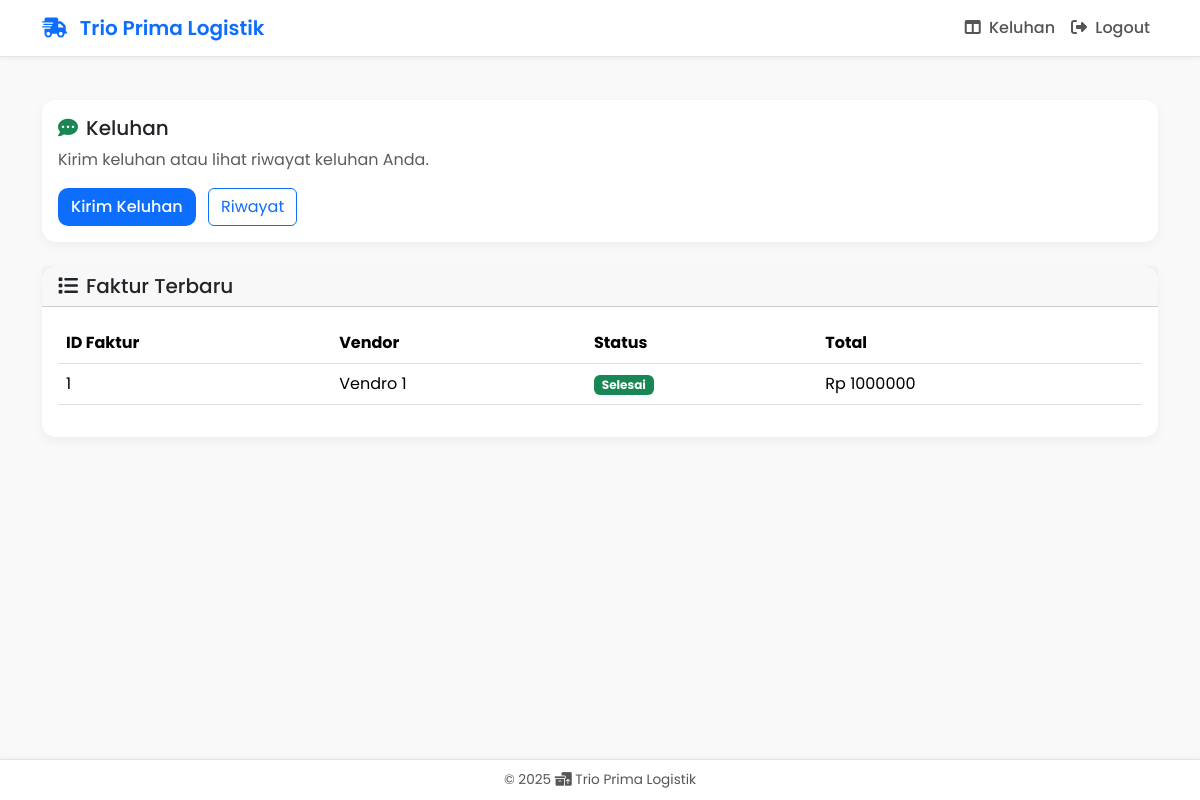
The app's page /pembeli/dashboard/ (signed in) with its own data.
### core/models.py (models this page shows, shortened)
class Faktur(models.Model):
    STATUS_CHOICES = [
        ('diproses', 'Diproses'),
        ('selesai', 'Selesai'),
        ('dibatalkan', 'Dibatalkan'),
    ]
    id_faktur = models.AutoField(primary_key=True)
    total_faktur = models.DecimalField(max_digits=15, decimal_places=2, default=0)
    status = models.CharField(max_length=20, choices=STATUS_CHOICES, default='diproses')
    berat = models.DecimalField(max_digits=10, decimal_places=2, default=0)
    koli = models.IntegerField(default=0)
    foto_pengiriman = models.ImageField(upload_to='faktur_images/', blank=True, null=True)
    kurir = models.ForeignKey(Kurir, on_delete=models.SET_NULL, null=True, blank=True, related_name='faktur')
    vendor = models.ForeignKey(Vendor, on_delete=models.CASCADE, related_name='faktur')
    pembeli = models.ForeignKey(Pembeli, on_delete=models.CASCADE, related_name='faktur')
    class Meta:
        verbose_name = "Faktur"
        verbose_name_plural = "Faktur"

class Vendor(models.Model):
    id_vendor = models.AutoField(primary_key=True)
    nama = models.CharField(max_length=100)
    email = models.EmailField()
    password = models.CharField(max_length=100, blank=True, null=True)
    alamat = models.TextField()
    no_hp = models.CharField(max_length=20)
    class Meta:
        verbose_name = "Vendor"
        verbose_name_plural = "Vendor"

### core/views.py (the view)
# urls.py: path("pembeli/dashboard/", views.pembeli_dashboard, name="pembeli_dashboard"),
@pembeli_required
def pembeli_dashboard(request):
    pembeli_id = request.session.get('pembeli_id')
    pembeli = models.Pembeli.objects.get(pk=pembeli_id)
    faktur_list = models.Faktur.objects.filter(pembeli=pembeli).order_by('-id_faktur')[:5]  # Last 5 invoices
    return render(request, 'pembeli/pembeli_dashboard.html', {
        'pembeli': pembeli,
        'faktur_list': faktur_list
    })

### core/views.py (called while the page is built)
def pembeli_required(view_func):
    @wraps(view_func)
    def wrapper(request, *args, **kwargs):
        if 'pembeli_id' not in request.session:
            return redirect('pembeli_login')
        return view_func(request, *args, **kwargs)
    return wrapper

### core/templates/pembeli/pembeli_dashboard.html (shortened to what this page needs)
{% extends 'base_public.html' %}
{% block content %}
<div class="row">
  <div class="col-12">
    <div class="row">
      <div class="col-md mb-4">
        <div class="card h-100">
          <div class="card-body">
            <h5 class="card-title">
              <i class="fa-solid fa-comment-dots me-2 text-success"></i>Keluhan
            </h5>
            <p class="text-muted">
              Kirim keluhan atau lihat riwayat keluhan Anda.
            </p>
            <a href="{% url 'pembeli_keluhan_buat' %}" class="btn btn-custom">Kirim Keluhan</a>
            <a href="{% url 'pembeli_keluhan_riwayat' %}" class="btn btn-outline-primary ms-2">Riwayat</a>
          </div>
        </div>
      </div>
    </div>
    {% if faktur_list %}
    <div class="card">
      <div class="card-header">
        <h5 class="mb-0"><i class="fa-solid fa-list me-2"></i>Faktur Terbaru</h5>
      </div>
      <div class="card-body">
        <div class="table-responsive">
          <table class="table table-hover">
            <thead>
              <tr>
                <th>ID Faktur</th>
                <th>Vendor</th>
                <th>Status</th>
                <th>Total</th>
              </tr>
            </thead>
            <tbody>
              {% for faktur in faktur_list %}
              <tr>
                <td>{{ faktur.id_faktur }}</td>
                <td>{{ faktur.vendor.nama }}</td>
                <td>
                  {% if faktur.status == 'diproses' %}
                    <span class="badge bg-warning text-dark">Diproses</span>
                  {% elif faktur.status == 'selesai' %}
                    <span class="badge bg-success">Selesai</span>
                  {% else %}
                    <span class="badge bg-danger">Dibatalkan</span>
                  {% endif %}
                </td>
                <td>Rp {{ faktur.total_faktur|floatformat:0 }}</td>
              </tr>
              {% endfor %}
            </tbody>
          </table>
        </div>
      </div>
    </div>
    {% endif %}
  </div>
</div>
{% endblock %}

### core/templates/base_public.html (style rules this page uses)
html { scroll-behavior: smooth; }
body { background: #f9f9f9; font-family: "Poppins", sans-serif; color: #333; min-height: 100vh; display: flex; flex-direction: column; }
.card { border: none; border-radius: 14px; box-shadow: 0 4px 12px rgba(0,0,0,0.05); transition: all 0.3s ease; background: #fff; }
.btn-custom { background-color: #0d6efd; color: white; border-radius: 10px; font-weight: 500; transition: all 0.3s ease; }

### records on screen
Faktur: id_faktur "1", vendor.nama "Vendro 1", status "Selesai", total_faktur "1000000"
